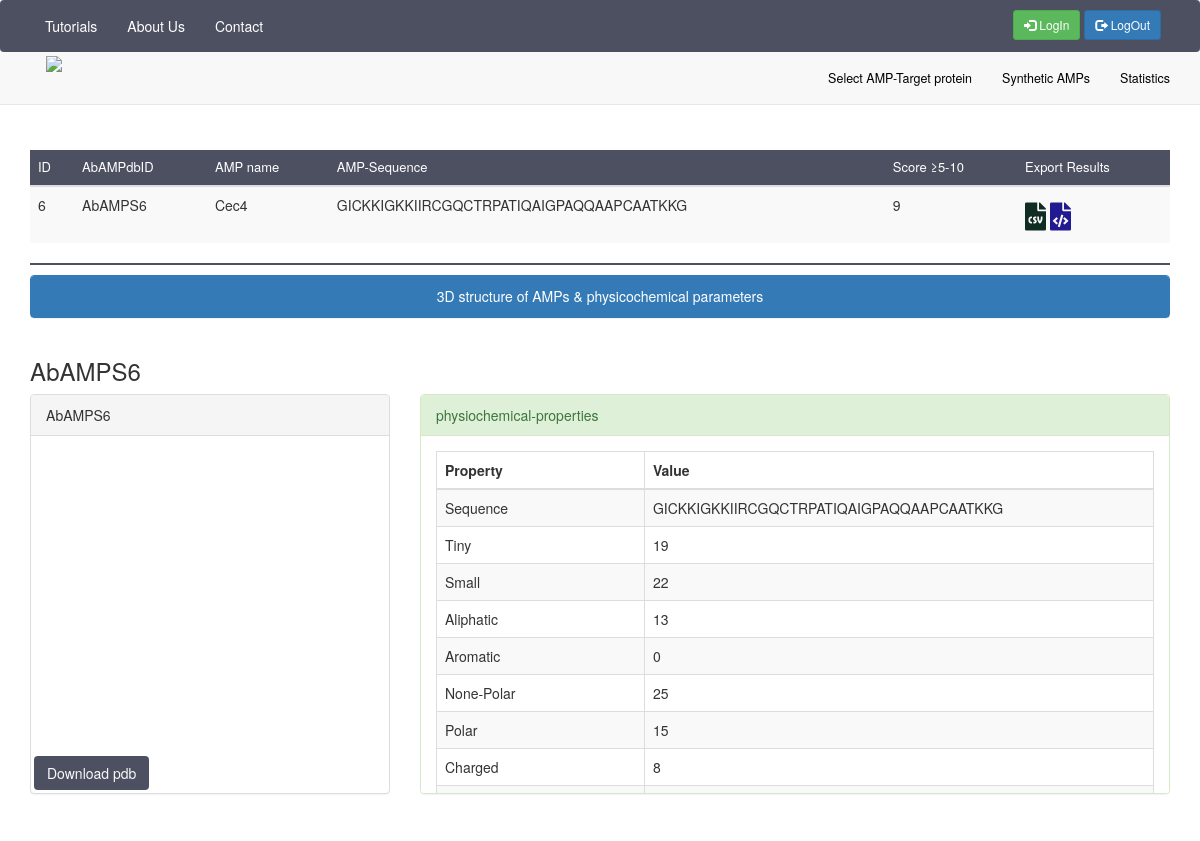
Before: /synthetic/synthetic/6 with the older database file.
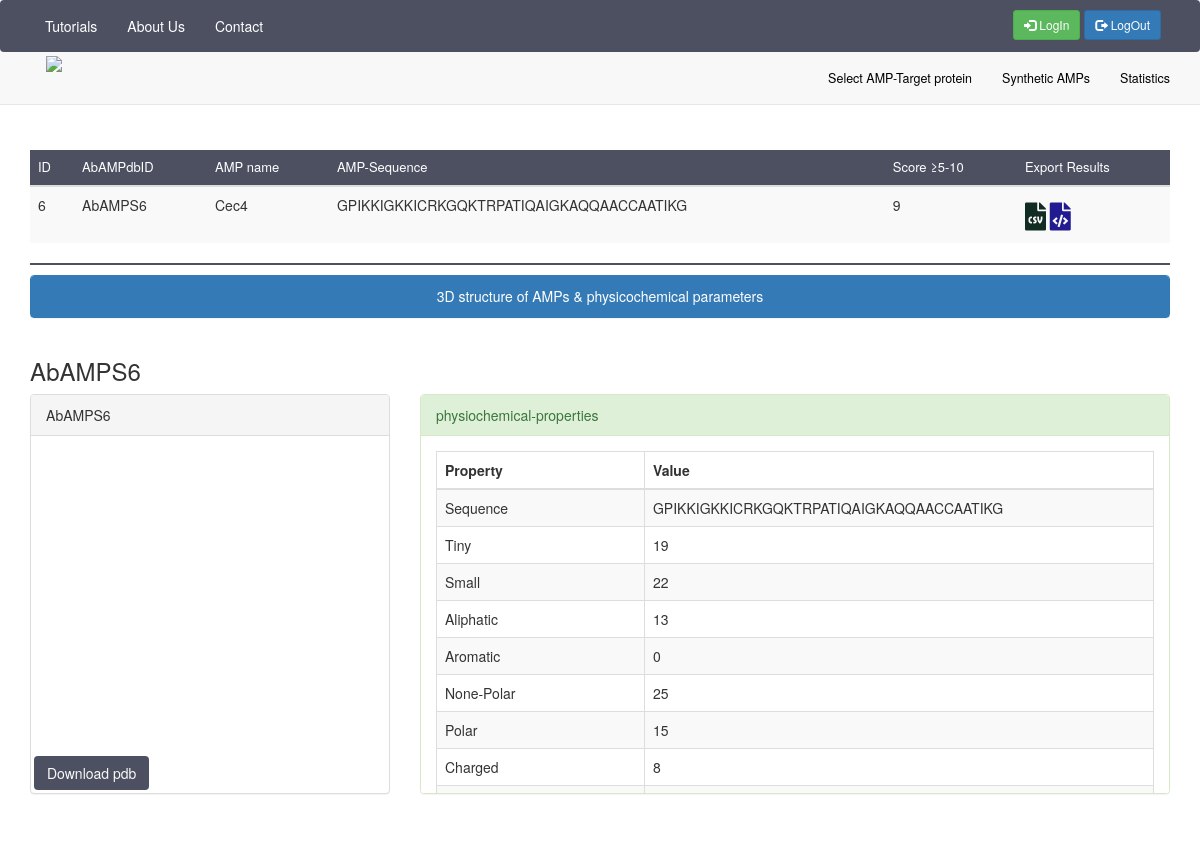
After: the same page with the newer database file.
### synthetic/models.py (models this page shows, shortened)
class Synthetic(models.Model):
    starget_protein = models.ForeignKey(
        Stargetproteins, on_delete=models.SET_NULL, null=True, blank=True)
    sdock = models.ManyToManyField('Sdock', related_name='sdock')
    title = models.CharField(("Title"), max_length=255)
    name = models.CharField(("Name"), max_length=255)
    s = models.CharField(
        ("Synthetic_sequence"), max_length=500)
    synthetic_Tiny = models.IntegerField(("Tiny"))
    synthetic_Small = models.IntegerField(("Small"))
    synthetic_Aliphtic = models.IntegerField(("Synthetic_aliphatic"))
    synthetic_Aromatic = models.IntegerField(("Synthetic_aromatic"))
    synthetic_non_polar = models.IntegerField(("Synthetic_Non_Polar-aa"))
    synthetic_polar = models.IntegerField(("Synthetic_Polar-aa"))
    synthetic_charged_aa = models.IntegerField(("Synthetic_Charged-aa"))
    synthetic_basic = models.IntegerField(("Synthetic_Basic-aa"))
    synthetic_acidic = models.CharField(
        ("Synthetic_Acidic-aa"), max_length=255)
    synthetic_mol_weight_tiny = models.FloatField(
        ("Synthetic_Mole%-Tiny_aa"), max_length=255)
    synthetic_mol_weight_small = models.FloatField(
        ("Synthetic_Mole%-Small_aa"), max_length=255)
    synthetic_mol_weight_apliphatic = models.FloatField(
        ("Synthetic_Mole%-Aliphtic_aa"), max_length=255)
    synthetic_mol_weight_aromatic = models.CharField(
        ("Synthetic_Mole%-Aromatic_aa"), max_length=255)
    synthetic_mol_weight_non_polar = models.FloatField(
        ("Synthetic_Mole%-Non_Polar_aa"), max_length=255)
    synthetic_mol_weight_polar = models.FloatField(
        ("Synthetic_Mole%-Polar_aa"), max_length=255)
    synthetic_mol_weight_charged = models.FloatField(
        ("Synthetic_Mole%-Charged_aa"), max_length=255)
    synthetic_mol_weight_basic = models.FloatField(
        ("Synthetic_Mole%-Basic_aa"), max_length=255, default=None)
    synthetic_mol_weight_acidic = models.IntegerField(
        ("Synthetic_Mole%-Acidic_aa"), default=None)
    synthetic_molecular_weight = models.FloatField(
        ("Synthetic_mw"), max_length=255, default=None)
    synthetic_length = models.IntegerField(("Synthetic_length"), default=None)
    synthetic_charge = models.FloatField(
        ("Synthetic_Charge"), max_length=255, default=None)
    synthetic_isolelectric_point = models.FloatField(
        ("Synthetic_Isolelectric point"), max_length=255)
    synthetic_aliphatic_Index = models.FloatField(
        ("Synthetic_Aliphatic Index"), max_length=255, default=None)
    synthetic_instability_Index = models.FloatField(
        ("Synthetic_Instability Index"), max_length=255)
    synthetic_bomanIndex = models.FloatField(
        ("Synthetic_BomanIndex"), max_length=255)
    synthetic_hydrophobicity = models.FloatField(
        ("Synthetic_Hydrophobicity"), max_length=255)
    synthetic_hydrophobic_moment = models.FloatField(
        ("Synthetic_Hydrophobic moment"), max_length=255)
    synthetic_toxicity = models.CharField(
        ("Synthetic_Toxicity"), max_length=255, default=None)
    synthetic_hemolytic_activity = models.FloatField(
        ("Synthetic_Hemolytic activity"), max_length=255)
    synthetic_score = models.IntegerField(("Synthetic_Score"), default=None)
    synthetic_pdb_name = models.CharField(
        ("Synthetic_PDBName"), max_length=255, default=None)

### synthetic/views.py (the view)
# urls.py: path("synthetic/<int:synthetic_id>", views.submit_synthetic, name='submit_synthetic'),
def submit_synthetic(request, synthetic_id):
    synthetic = Synthetic.objects.get(pk=synthetic_id)
    return render(request, "synthetic/synthetic.html", {
        "synthetic": synthetic,
    })

### synthetic/templates/synthetic/synthetic.html (shortened to what the changed rows need)
{% extends 'base.html' %} {% block content %} {% load static %}
<head>
    <link rel="stylesheet" href="https://cdnjs.cloudflare.com/ajax/libs/OwlCarousel2/2.3.4/assets/owl.carousel.min.css"
    />
    <link rel="stylesheet" href="https://cdnjs.cloudflare.com/ajax/libs/OwlCarousel2/2.3.4/assets/owl.theme.default.min.css"
 />
    <link rel="stylesheet" href="https://cdnjs.cloudflare.com/ajax/libs/OwlCarousel2/2.3.4/assets/owl.carousel.min.css"
    />
    <link rel="stylesheet" href="https://cdnjs.cloudflare.com/ajax/libs/OwlCarousel2/2.3.4/assets/owl.theme.default.min.css"
 />
    <link rel="stylesheet" href="https://cdnjs.cloudflare.com/ajax/libs/font-awesome/4.7.0/css/font-awesome.min.css">
    <link rel="stylesheet" href="https://cdnjs.cloudflare.com/ajax/libs/font-awesome/5.15.3/css/all.min.css">
</head>
<table class="table table-striped w-auto" id="myTable">
    <thead style="background-color: #4D5061; color: white;" font-weight="normal" font-size="small">
        <tr>
            <th scope="col" style="font-size: small; font-weight: normal;">ID</th>
            <th scope="col" style="font-size: small; font-weight: normal;">AbAMPdbID</th>
            <th scope="col" style="font-size: small; font-weight: normal;">AMP name</th>
            <th scope="col" style="font-size: small; font-weight: normal;">AMP-Sequence</th>
            <th scope="col" style="font-size: small; font-weight: normal;">Score ≥5-10</th>
            <th scope="col" style="font-size: small; font-weight: normal;">Export Results</th>
        </tr>
    </thead>
    <tbody>
        <tr class="table-info">
            <td>{{ synthetic.id }}</td>
            <td>{{ synthetic.title }}</td>
            <td>{{ synthetic.name }}</td>
            <td>{{ synthetic.s }}</td>
            <td>{{ synthetic.synthetic_score }}</td>
            <td><button onclick="tableToCSV()" style="background-color: #f9f9f9; font-size:28px; margin: 0; padding: 0;"><i class="fas fa-file-csv" style="color: rgb(17, 44, 35); margin-top: -10px;"></i></button>
                <button onclick="tableToXML()" style="background-color: #f9f9f9; font-size: 28px; margin: 0; padding: 0;">
                  </button>
            </td>
    </tbody>
</table>
<body>
    <div class="row">
        <div class="col-md-12 col-sm-12 col-xs-20">
        </div>
    </div>
    <h3>{{ synthetic.title }}</h3>
    <div class="row">
        <div class="col-md-4 col-sm-4 col-xs-12">
            <div class="panel panel-default" style="height: 400px;">
                <div class="panel-heading">
                    {{ synthetic.title }}
                </div>
                <div>
                    <div id="container-01" class="mol-container"></div>
                    <div>
                        </div>
                </div>
            </div>
        </div>
        <div class="col-md-8 col-sm-8 col-xs-12">
            <div class="panel panel-success" style="height: 400px;overflow: scroll;">
                <div class="panel-body">
                    <div class="table-responsive">
                        <table class="table table-striped table-bordered table-hover" id="table_1">
                            <thead>
                                <tr>
                                    <th>Property</th>
                                    <th>Value</th>
                                </tr>
                            </thead>
                            <tbody>
                                <tr>
                                    <td>Sequence</td>
                                    <td>{{ synthetic.s }}</td>
                                </tr>
                                <tr>
                                    <td>Tiny</td>
                                    <td>{{ synthetic.synthetic_Tiny }}</td>
                                </tr>
                                <tr>
                                    <td>Small</td>
                                    <td>{{ synthetic.synthetic_Small }}</td>
                                </tr>
                                <tr>
                                    <td>Aliphatic</td>
                                    <td>{{ synthetic.synthetic_Aliphtic }}</td>
                                </tr>
                                <tr>
                                    <td>Aromatic</td>
                                    <td>{{ synthetic.synthetic_Aromatic }}</td>
                                </tr>
                                <tr>
                                    <td>None-Polar</td>
                                    <td>{{ synthetic.synthetic_non_polar }}</td>
                                </tr>
                                <tr>
                                    <td>Polar</td>
                                    <td>{{ synthetic.synthetic_polar }}</td>
                                </tr>
                                <tr>
                                    <td>Charged</td>
                                    <td>{{ synthetic.synthetic_charged_aa }}</td>
                                </tr>
                            </tbody>
                        </table>
                    </div>
                </div>
            </div>
        </div>
    </div>
{% endblock %}

Changed rows visible on the page:
changed Synthetic "AbAMPS6": s "GICKKIGKKIIRCGQCTRPATIQAIGPAQQAAPCAATKKG" → "GPIKKIGKKICRKGQKTRPATIQAIGKAQQAACCAATIKG"
